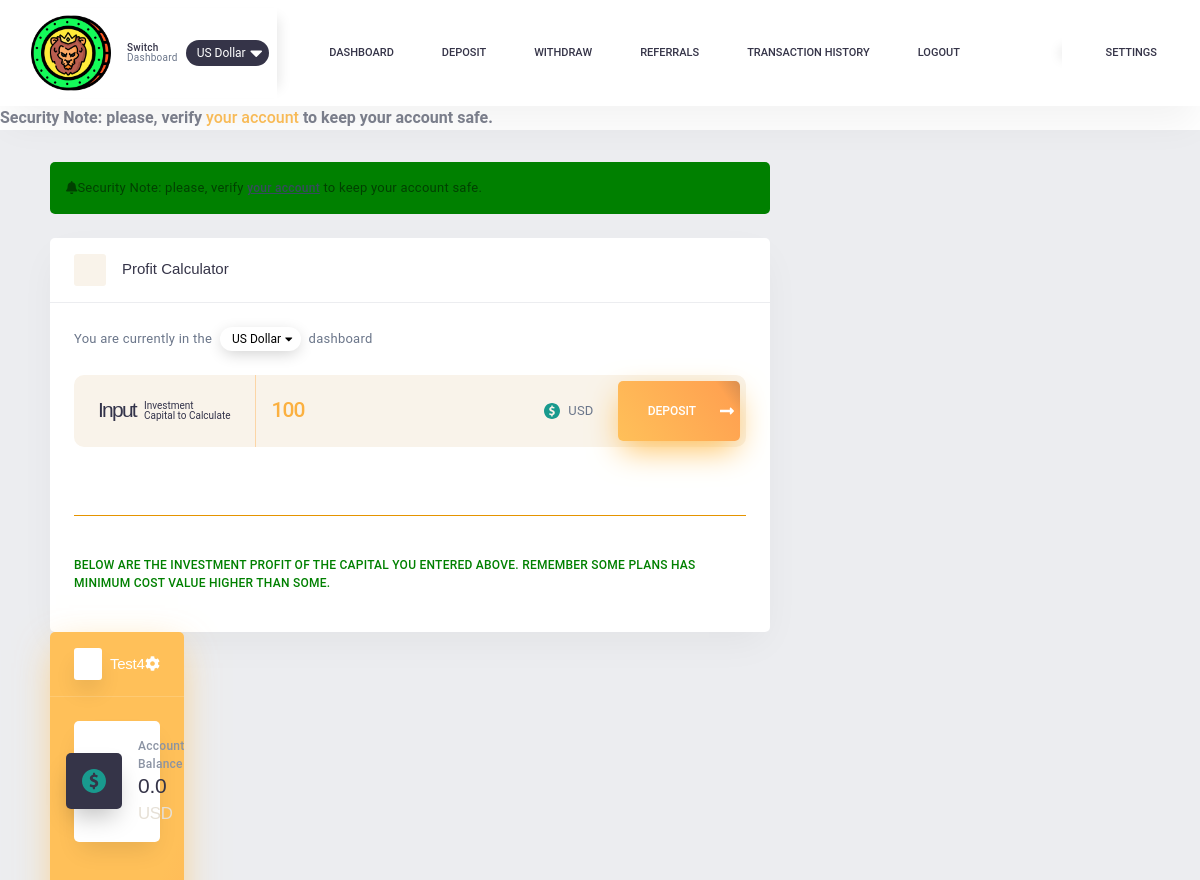
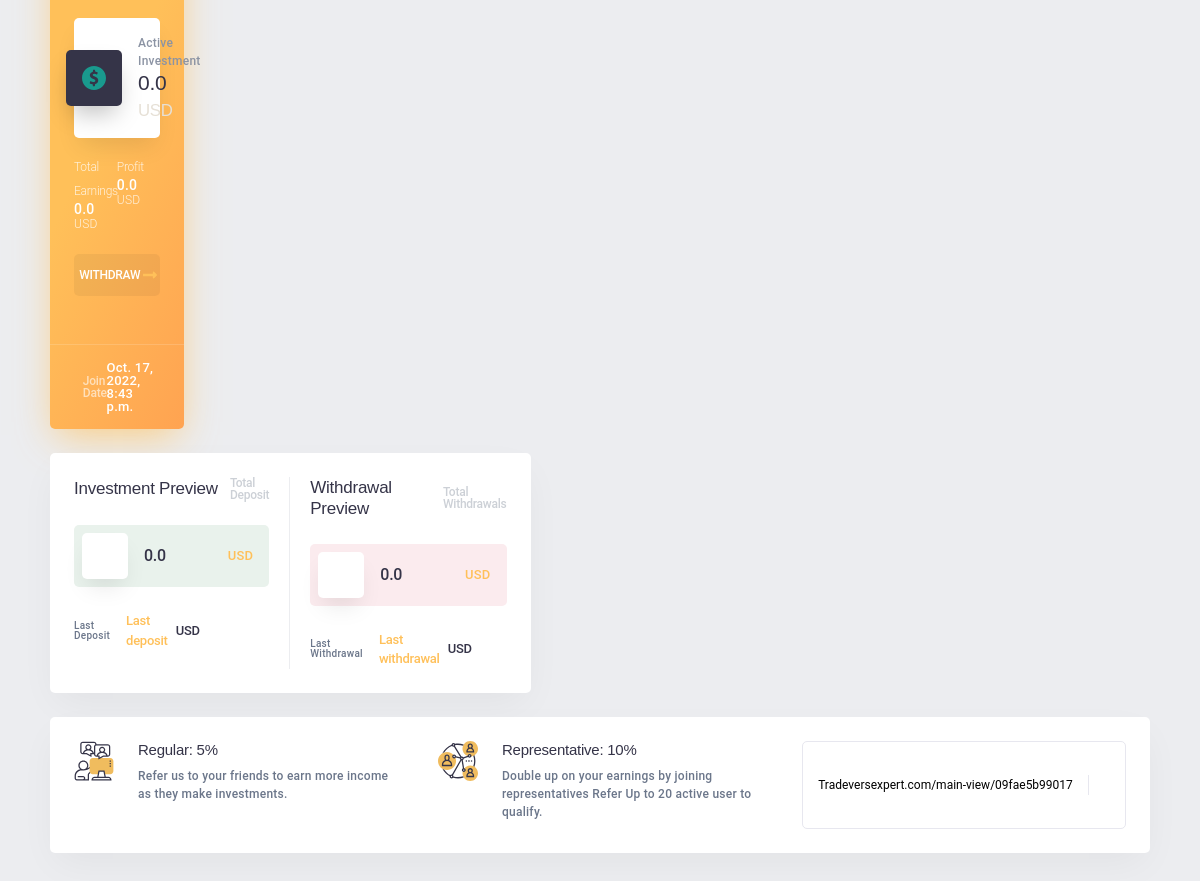
/dashboard/ (signed in), run on the app's committed database (2 pictures, top to bottom).
### greatestinvestapp/models.py (models this page shows, shortened)
class Client(models.Model):
	user= models.OneToOneField(User, on_delete= models.CASCADE)
	bio= models.TextField(blank= True)
	first_name= models.CharField(max_length=64, default='update your account', null=True, blank=True)
	last_name= models.CharField(max_length=64, default='update your account', null=True, blank=True)
	email_address= models.CharField(max_length=64, default='update your account', null=True, blank=True)
	country= models.CharField(max_length=64, default='update your account', null=True, blank=True)
	home_address= models.CharField(max_length=64, default='update your account', null=True, blank=True)
	code= models.CharField(max_length=12, blank=True)
	recommended_by= models.ForeignKey(User, on_delete=models.CASCADE, blank=True, null=True, related_name='ref_by')
	updated= models.DateTimeField(auto_now= True)
	created= models.DateTimeField(auto_now_add= True)
	deposit= models.FloatField(default=0, null=True)
	balance= models.FloatField(default=0,null=True)
	bonus_balance= models.FloatField(default=0,null=True)
	withdrawal= models.FloatField(default=0,null=True)
	profit= models.FloatField(default=0,null=True)
	roi= models.FloatField(default=0.015, null=True)
	wallet_address= models.CharField(max_length=400, default='update your account', null=True)
	profile_pic= models.ImageField(null=True, blank=True)
	def save(self, *args, **kwargs):
		if self.code=='':
			code= generate_ref_code()
			self.code= code
		super().save(*args, **kwargs)

### greatestinvestapp/views.py (the view)
# urls.py: path('dashboard/', views.dashboard, name='dashboard'),
@login_required(login_url='signin')
def dashboard(request):
	if request.user.is_staff:
		return redirect('admindashboard')
	else:
		client= request.user.client
		client_firstname= request.user.username
		client_email= request.user.email
		client_pk= client.pk
		client_deposit= client.deposit
		client_profit= client.profit
		client_bal= float(client_deposit) + float(client_profit)
		client_withdrawal= client.withdrawal
		client_date_joined= client.created
		client_code= client.code
		client.save()
	context={'client': client, 'client_deposit':client_deposit, 'client_bal':client_bal,'client_profit':client_profit, 'client_date_joined':client_date_joined,
	'client_withdrawal':client_withdrawal, 'client_code':client_code }
	return render(request, 'greatestinvestapp/dashboard.html', context)

### greatestinvestapp/templates/greatestinvestapp/dashboard.html (shortened to what this page needs)
<!DOCTYPE html>
{% load static %}
<html lang="en">
<head>
    <link rel="stylesheet" href="{% static 'dashboard/bootstrap.min.css' %}">
    <link rel="stylesheet" href="{% static 'dashboard/owl.carousel.min.css' %}">
    <link rel="stylesheet" href="{% static 'dashboard/all.min.css' %}">
    <link rel="stylesheet" href="{% static 'dashboard/animate.css' %}">
</head>
<body>
<header class="header-dashboard" style="position:relative;z-index:999;">
	<nav class="navbar navbar-expand-lg navbar-light main-nav">
		<div class="container-fluid">
			<div class="navbar-brand d-flex align-items-center">
				<a href="{% url 'home' %}" class="d-flex">
					<img src="{% static 'lionhead.png' %}" width=80px height=80px>
				</a>
				<span class="d-flex align-items-center header-switch pl-2">
					<p class="pl-2 pr-2"><b>Switch</b><br>Dashboard</p>
											<button class="small-button d-flex align-items-center" type="button" data-toggle="dropdown" aria-haspopup="true" aria-expanded="false">
									<label class="m-0 ml-2 mr-1">US Dollar</label>
									<i class="fas fa-caret-down mr-1"></i>
					</button>
				</span>
			</div>
			<div class="collapse navbar-collapse accountMenu" id="MainNav">
				<ul class="navbar-nav mr-auto mt-sms-3">
					<li class="nav-item">
						<a class="nav-link text-center" href="{% url 'dashboard' %}"><i class="icon icon-sidebar "></i> Dashboard</a>
					</li>
					<li class="nav-item">
						<a class="nav-link  text-center" href="{% url 'deposit' %}"><i class="icon icon-organize "></i> Deposit</a>
					</li>
					<li class="nav-item">
						<a class="nav-link  text-center" href="{% url 'withdrawal' %}"><i class="icon icon-ads "></i>Withdraw</a>
					</li>
					<li class="nav-item">
						<a class="nav-link  text-center" href="{% url 'myreferals' %}"><i class="icon icon-widget "></i>Referrals</a>
					</li>
					<li class="nav-item">
						<a class="nav-link  text-center" href="{% url 'history' %}"><i class="icon icon-widget "></i>Transaction history</a>
					</li>
					<li class="nav-item">
						<a class="nav-link  text-center" href="{% url 'logout' %}"><i class="icon icon-widget "></i>Logout</a>
					</li>
				</ul>
				<ul class="navbar-nav navbar-nav--right ml-auto d-flex flex-nowrap shadow-left">
					<li class="nav-item">
						<a class="nav-link  text-center" href="{% url 'account_settings' %}"><i class="icon icon-toggle "></i>Settings</a>
					</li>
			</div>
		</div>
	</nav>
</header>
<main>
<b>Security Note: please, verify <a href="{% url 'account_settings' %}">your account</a> to keep your account safe.</b>
<section id="dashboard">
	<div class="container full-height">
<div class="row phone-nodisplay mb-4">
    <div class="col-lg-12 col-xl-8 d-flex align-items-stretch flex-column">
			<div class="status-box errors p-3 mb-4" style="background:green;">
				<p><i class="fas fa-bell"></i>Security Note: please, verify <a href="{% url 'account_settings' %}" style="font-size:.75rem;color:#374A5F;text-decoration:underline;font-weight:500;">your account</a> to keep your account safe.</p>
			</div>
		        <div class="wbox depboxHome d-flex flex-column">
			<div class="d-flex align-items-center title p-3 pr-4 pl-4">
				<i class="icon icon-organize "></i>
				<h6 class="m-0 ml-3">Profit Calculator</h6>
			</div>
				<span class="changeType d-flex align-items-center pt-4 pr-4 pl-4">
					<p>You are currently in the</p>
											<button class="small-button d-flex align-items-center" type="button" data-toggle="dropdown" aria-haspopup="true" aria-expanded="false">
									<label class="m-0 ml-2 mr-1">US Dollar</label>
									<i class="fas fa-caret-down mr-1"></i>
					</button>
					<p>dashboard</p>
				</span>
			<div class="p-4 d-flex flex-column justify-content-center flex-fill">
				<div class="depInput d-flex align-items-center mb-4">
					<div class="d-flex align-items-center pl-3 pr-3 p-2 pl-md-4 pr-md-4 plaN">
						<h4 class="m-0">Input</h4>
						<span>Investment<br>Capital to Calculate</span>
					</div>
					<input type="number" value="100" id="inputsmoney" autocomplete="off" required="" min="35" step="0.1" maxlength="6" style="min-width:100px;" onfocus="calcthis();" oninput="calcthis();" onblur="calcthis();">
					<div class="d-flex align-items-center currsym pl-2 pr-4">
						<p class="m-0 ml-2">USD</p>
				</div>
					<a href="{% url 'deposit' %}" class="d-flex align-items-center deposit-btn">
						<span class="d-flex all-center">Deposit</span>
						<i class="fas fa-long-arrow-alt-right d-flex all-center"></i>
					</a>
				</div>
				<p class="m-0 mt-2 mb-1" style="font-size:11px!important;">
					<label style="color:#F89F35;"></label><b> </br>
				</p>  <span>  <hr color="orange"></span> <marquee><b><p style="font-size:12px!important; color:green;">BELOW ARE THE INVESTMENT PROFIT OF THE CAPITAL YOU ENTERED ABOVE. REMEMBER SOME PLANS HAS MINIMUM COST VALUE HIGHER THAN SOME.</marquee>
			</div>
        </div>
    </div>
	<div class="col-lg-5 col-xl-4 mt-4 mt-xl-0 d-flex flex-column align-items-stretch member-info">
        <div class="ybox d-flex flex-column" style="flex:1;">
            <h6 class="d-flex align-items-center username p-3 pr-4 pl-4">
				<i class="icon icon-user mr-2"></i>
				<span style="flex:1;">{{ request.user.username }}</span>
				<a href="{% url 'account_settings' %}"><i class="fas fa-cog"></i></a>
			</h6>
                     <div class="d-flex flex-column align-items-stretch justify-content-center flex-fill">
                        <div class="m-3 mr-4 ml-4 accBalance d-flex align-items-center p-2 pt-3 pb-3">
                           <div class="svg d-flex all-center p-3">
                           </div>
                           <div class="d-flex flex-column">
                              <p class="m-0 p-0 pBalance">Account Balance</p>
                              <h4 class="m-0 p-0 mBalance">{{client_bal}} <small> USD</small></h4>
                           </div>
                        </div>
                        <div class="m-3 mr-4 ml-4 accBalance d-flex align-items-center p-2 pt-3 pb-3">
                           <div class="svg d-flex all-center p-3">
                           </div>
                           <div class="d-flex flex-column">
                              <p class="m-0 p-0 pBalance">Active Investment</p>
                              <h4 class="m-0 p-0 mBalance">{{client_deposit}} <small> USD</small></h4>
                           </div>
                        </div>
                        <div class="row m-0 mr-4 ml-4 mb-4 earningSmall">
                           <div class="col-6 p-0">
                              <span>Total Earnings</span>
                              <p>{{client_bal}} <span> USD</span></p>
                           </div>
                           <div class="col-6 p-0">
                              <span>Profit</span>
                              <p>{{client_profit}} <span> USD</span></p>
                           </div>
                           <div class="col-12 mt-4 p-0">
                              <a href="?a=withdraw" class="d-flex align-items-center withdraw-btn">
                              <span class="d-flex all-center">Withdraw</span>
                              <i class="fas fa-long-arrow-alt-right d-flex all-center"></i>
                              </a>
                           </div>
                        </div>
                     </div> </br>
			<div class="pt-3 pr-4 pl-4 pb-3  d-flex flex-column dataAccount mt-auto">
				<div class="d-flex align-items-center p-0">
					<i class="icon icon-sidebar"></i>
					<span>Join Date</span>
					<p>{{client_date_joined}}</p>
				</div>
			</div>
        </div>
    </div>
	<div class="col-lg-7 col-xl-12 mt-4">
        <div class="wbox p-4">
			<div class="row mainAccStatus">
							<div class="col-md-6 balance-boxes rightBorder mb-4 pb-4 mb-md-0 pb-md-0">
								<div class="d-flex align-items-center title mb-4">
									<h5 class="m-0">Investment Preview</h5>
									<span>Total <br>Deposit</span>
								</div>
								<div class="d-flex align-items-center number p-2 pr-3" style="background:#E9F2EC;">
									<i class="icon icon-transform head-icon m-0" style="background:#fff;"></i>
									<b>{{client_bal}}</b>
									<p class="m-0">USD</p>
								</div>
								<div class="d-flex mt-4">
									<div class="row flex-fill">
										<div class="col-xl-6 mt-1 mb-1 mt-xl-0 mb-xl-0  d-flex align-items-center statusNum">
											<p class="m-0">Last<br>Deposit</p>
											<b>Last deposit</b>
											<span>USD</span>										</div>
									</div>
								</div>
							</div>
							<div class="col-md-6 balance-boxes">
								<div class="d-flex align-items-center title mb-4">
									<h5 class="m-0">Withdrawal Preview</h5>
									<span>Total <br>Withdrawals</span>
								</div>
								<div class="d-flex align-items-center number p-2 pr-3">
									<i class="icon icon-chart2 head-icon m-0" style="background:#fff;"></i>
									<b>{{client_bal}}</b>
									<p class="m-0">USD</p>
								</div>
								<div class="d-flex mt-4">
									<div class="row flex-fill">
										<div class="col-xl-6 mt-1 mb-1 mt-xl-0 mb-xl-0  flex-grow-1 statusNum d-flex align-items-center">
											<p class="m-0">Last<br>Withdrawal</p>
										 <b>Last withdrawal</b>
											<span>USD</span>										</div>
									</div>
								</div>
							</div>
			</div>
		</div>
	</div>
</div>
<div class="row mb-4">
	<div class="col-12">
        <div class="wbox p-4 d-flex">
			<div class="row flex-fill">
				<div class="col-12 col-md-6 col-xl-4 d-flex">
					<div>
					</div>
					<div class="d-flex flex-column pl-4">
						<h6 class="mb-2">Regular: 5%</h6>
						<p class="mb-2" style="font-size:12px;">
							Refer us to your friends to earn more income as they make investments.
						</p>
					</div>
				</div>
				<div class="col-12 col-md-6 col-xl-4 mt-4 mt-md-0 d-flex">
					<div>
					</div>
					<div class="d-flex flex-column pl-4">
						<h6 class="mb-2">Representative: 10%</h6>
						<p class="mb-2" style="font-size:12px;">
							Double up on your earnings by joining representatives Refer Up to 20 active user to qualify.
						</p>
					</div>
				</div>
				<div class="col-12 col-lg-12 col-xl-4 mt-4 mt-xl-0 d-flex flex-column">
					<div class="d-flex flex-fill align-items-center withdraw-btn" style="border-radius:5px;border:1px solid #E7E7EF;">
							<input class="d-flex all-center" style="flex:1;background:none;border:0;outline:0;text-align:center;font-size:12px;border-right:1px solid #E7E7EF;" readonly="readonly" value="Tradeversexpert.com/main-view/{{client_code}}" id="reflink">
							<button class="icon icon-todo d-flex all-center btn" data-clipboard-action="copy" data-clipboard-target="#reflink" style="background:#fff;margin:0;border:0;outline:0;width:36px;height:36px;font-size:14px;" data-original-title="" title=""></button>
					</div>
				</div>
			</div>
		</div>
	</div>
</div>
<br><br>
</div>
</main>
</body></html>

### data on the page
Client: deposit "0.0", profit "0.0", created "Oct. 17, 2022, 8:43 p.m.", code "Tradeversexpert.com/main-view/09fae5b99017"

### other printed values
{{ request.user.username }} "Test4"
{{ client_bal }} "0.0"
